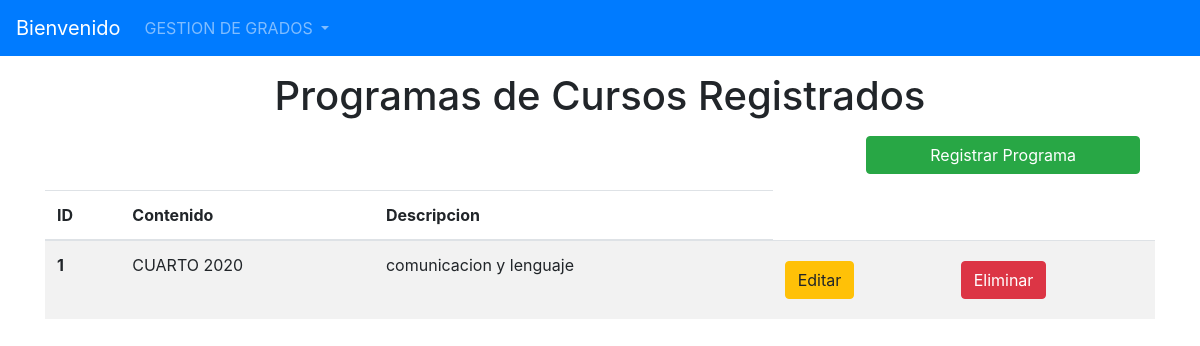
The app's page /listarProgramas/ with its own data.
### Models/Programa/models.py (models this page shows, shortened)
class Programa(models.Model):
    id_prog= models.AutoField(primary_key=True)
    Contenidocbn =  models.CharField(max_length=30)
    Descripcion = models.CharField(max_length=30)

### Models/Programa/views.py (the view)
# urls.py: path("listarProgramas/", FormularioProgramaView.listar_programa, name='listarProgramas'),
    def listar_programa(request):
            programas = Programa.objects.all()
            return render(request, "ListaPrograma.html", {"lb_programas": programas})

### Templates/ListaPrograma.html (shortened to what this page needs)
{% extends 'index.html' %}
{% block content  %}
    <h1 align="center">Programas de Cursos Registrados</h1>
        <div class="row col-12 justify-content-end mb-2 pr-0">
        <a class="btn btn-success col-md-3" href="{% url 'registrarPrograma' %}">Registrar Programa</a>
        </div>
<table class="table table-striped">
  <thead>
    <tr>
      <th scope="col">ID</th>
      <th scope="col">Contenido</th>
         <th scope="col">Descripcion</th>
    </tr>
  </thead>
  <tbody>
  {% for programas in lb_programas %}
     <tr>
      <th scope="row">{{ programas.id_prog }}</th>
      <td>{{ programas.Contenidocbn }}</td>
      <td>{{ programas.Descripcion }}</td>
                        <td>
                            <a href="{% url 'modificarProgramas' programas.pk %}" class="btn btn-warning btn-icon-split">
                                <span class="text">Editar</span>
                            </a>
                        </td>
                          <td>
                            <a href="{% url 'eliminarProgramas' programas.pk %}" class="btn btn-danger btn-icon-split">
                                <span class="text">Eliminar</span>
                            </a>
                        </td>
  {% endfor %}
  </tbody>
</table>
{% endblock %}l>

### records on screen
Programa: id_prog "1", Contenidocbn "CUARTO 2020", Descripcion "comunicacion y lenguaje"
